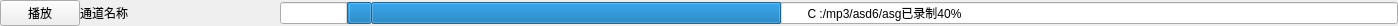
<?xml version="1.0" encoding="UTF-8"?>
<ui version="4.0">
 <class>ch</class>
 <widget class="QFrame" name="ch">
  <property name="geometry">
   <rect>
    <x>0</x>
    <y>0</y>
    <width>1398</width>
    <height>23</height>
   </rect>
  </property>
  <property name="windowTitle">
   <string>Frame</string>
  </property>
  <layout class="QHBoxLayout" name="horizontalLayout">
   <property name="spacing">
    <number>0</number>
   </property>
   <property name="leftMargin">
    <number>0</number>
   </property>
   <property name="topMargin">
    <number>0</number>
   </property>
   <property name="rightMargin">
    <number>0</number>
   </property>
   <property name="bottomMargin">
    <number>0</number>
   </property>
   <item>
    <widget class="QPushButton" name="play">
     <property name="text">
      <string>播放</string>
     </property>
    </widget>
   </item>
   <item>
    <widget class="QLabel" name="name">
     <property name="minimumSize">
      <size>
       <width>200</width>
       <height>0</height>
      </size>
     </property>
     <property name="text">
      <string>通道名称</string>
     </property>
    </widget>
   </item>
   <item>
    <widget class="QProgressBar" name="apm">
     <property name="sizePolicy">
      <sizepolicy hsizetype="Preferred" vsizetype="Fixed">
       <horstretch>0</horstretch>
       <verstretch>0</verstretch>
      </sizepolicy>
     </property>
     <property name="styleSheet">
      <string notr="true">QProgressBar::chunk{
background-color: qlineargradient(spread:pad, x1:0, y1:0, x2:1, y2:0, stop:0 rgba(255, 0, 0, 255), stop:0.0454545 rgba(255, 247, 0, 255), stop:1 rgba(85, 170, 0, 255));
};</string>
     </property>
     <property name="value">
      <number>24</number>
     </property>
     <property name="alignment">
      <set>Qt::AlignCenter</set>
     </property>
     <property name="textVisible">
      <bool>true</bool>
     </property>
     <property name="orientation">
      <enum>Qt::Horizontal</enum>
     </property>
     <property name="invertedAppearance">
      <bool>true</bool>
     </property>
     <property name="format">
      <string>%p</string>
     </property>
    </widget>
   </item>
   <item>
    <widget class="QProgressBar" name="saveProgress">
     <property name="maximum">
      <number>60</number>
     </property>
     <property name="value">
      <number>24</number>
     </property>
     <property name="alignment">
      <set>Qt::AlignCenter</set>
     </property>
     <property name="invertedAppearance">
      <bool>false</bool>
     </property>
     <property name="format">
      <string>C :/mp3/asd6/asg已录制%p%</string>
     </property>
    </widget>
   </item>
  </layout>
 </widget>
 <resources/>
 <connections/>
</ui>
